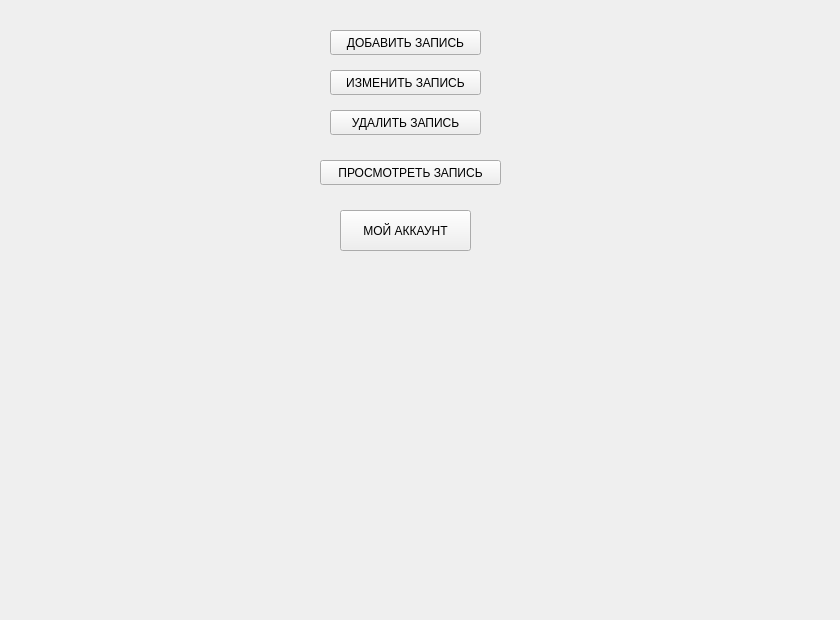
<?xml version="1.0" encoding="UTF-8"?>
<ui version="4.0">
 <class>SelfCabinetUI</class>
 <widget class="QWidget" name="SelfCabinetUI">
  <property name="geometry">
   <rect>
    <x>0</x>
    <y>0</y>
    <width>840</width>
    <height>620</height>
   </rect>
  </property>
  <property name="windowTitle">
   <string>Form</string>
  </property>
  <widget class="QPushButton" name="add_record_pushButton">
   <property name="geometry">
    <rect>
     <x>330</x>
     <y>30</y>
     <width>151</width>
     <height>25</height>
    </rect>
   </property>
   <property name="text">
    <string>ДОБАВИТЬ ЗАПИСЬ</string>
   </property>
  </widget>
  <widget class="QPushButton" name="show_record_pushButton">
   <property name="geometry">
    <rect>
     <x>320</x>
     <y>160</y>
     <width>181</width>
     <height>25</height>
    </rect>
   </property>
   <property name="text">
    <string>ПРОСМОТРЕТЬ ЗАПИСЬ</string>
   </property>
  </widget>
  <widget class="QPushButton" name="delete_record_pushButton">
   <property name="geometry">
    <rect>
     <x>330</x>
     <y>110</y>
     <width>151</width>
     <height>25</height>
    </rect>
   </property>
   <property name="text">
    <string>УДАЛИТЬ ЗАПИСЬ</string>
   </property>
  </widget>
  <widget class="QPushButton" name="edit_record_pushButton">
   <property name="geometry">
    <rect>
     <x>330</x>
     <y>70</y>
     <width>151</width>
     <height>25</height>
    </rect>
   </property>
   <property name="text">
    <string>ИЗМЕНИТЬ ЗАПИСЬ</string>
   </property>
  </widget>
  <widget class="QPushButton" name="my_account_pushButton">
   <property name="geometry">
    <rect>
     <x>340</x>
     <y>210</y>
     <width>131</width>
     <height>41</height>
    </rect>
   </property>
   <property name="text">
    <string>МОЙ АККАУНТ</string>
   </property>
  </widget>
 </widget>
 <resources/>
 <connections/>
</ui>
